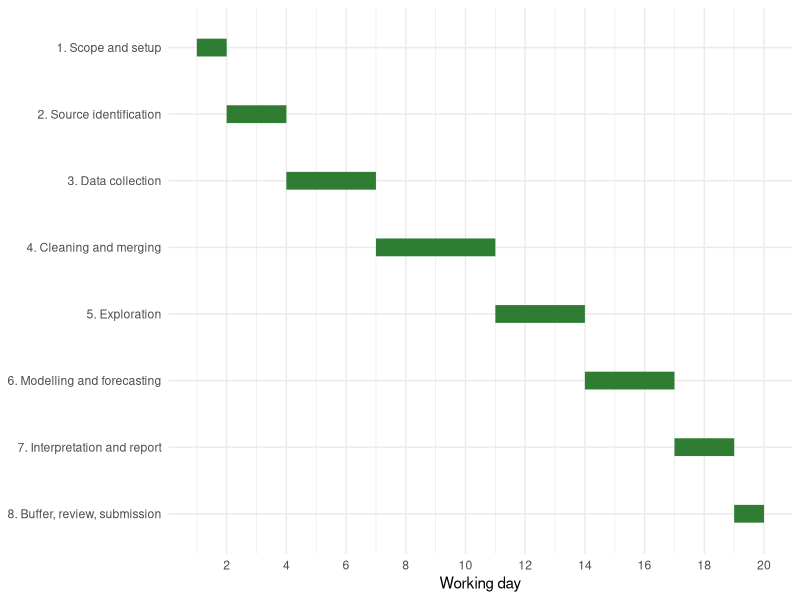

Write the R code that produced this figure.
## ---- chunk 1
knitr::opts_chunk$set(echo = FALSE, warning = FALSE, message = FALSE)
library(knitr)
library(ggplot2)
## ---- chunk 2
sources <- data.frame(
  Source = c(
    "FAOSTAT (FAO)",
    "Ministry of Agriculture & Farmers Welfare / Directorate of Economics and Statistics (India)",
    "Agmarknet (via data.gov.in)",
    "USDA Foreign Agricultural Service (PSD) and NASS",
    "World Bank Commodity Price Data (Pink Sheet) and World Development Indicators",
    "India Meteorological Department (IMD)",
    "NASA POWER / Open-Meteo",
    "FAO Fertilizer and input statistics; Fertiliser Association of India reports"
  ),
  Data = c(
    "Production, yield, area harvested, trade, producer prices by country",
    "State and district crop area, production, yield; minimum support prices",
    "Daily mandi (market) arrivals and modal, minimum and maximum prices",
    "Global supply and demand balances; US crop statistics for benchmarking",
    "Monthly global commodity prices; macro indicators",
    "Rainfall and temperature, monsoon summaries",
    "Gridded daily rainfall, temperature, solar radiation",
    "Fertilizer consumption and prices; resource use"
  ),
  Frequency = c("Annual", "Annual / seasonal", "Daily", "Monthly / annual", "Monthly / annual",
                "Daily / monthly", "Daily", "Annual"),
  Format = c("CSV, bulk download, API", "CSV, XLS, PDF reports", "CSV, API (key required)",
             "CSV, XLS", "XLS, CSV, API", "CSV, gridded files", "CSV, JSON API", "XLS, PDF"),
  Use = c("Yield and production trends", "Regional yield and production", "Price dynamics",
          "Global context", "Global price drivers", "Weather drivers", "Weather drivers",
          "Resource utilization")
)
kable(sources, caption = "Candidate public data sources")
## ---- chunk 3
m1 <- data.frame(
  Metric = c("Yield", "Area harvested", "Production", "Yield growth rate", "Yield variability"),
  Definition = c("Output per unit area (e.g., tonnes per hectare)",
                 "Land actually harvested (hectares)",
                 "Total output (tonnes)",
                 "Year-on-year or compound annual percentage change in yield",
                 "Coefficient of variation of yield over a rolling window"),
  `Why it matters` = c("Core measure of productivity",
                       "Shows expansion or contraction of cultivation",
                       "Drives market supply",
                       "Indicates technology and management improvement",
                       "Proxy for production risk"),
  check.names = FALSE
)
kable(m1, caption = "Crop production metrics")
## ---- chunk 4
m2 <- data.frame(
  Metric = c("Modal / average price", "Price spread (max - min)", "Month-on-month change",
             "Seasonal index", "Price volatility", "Price-to-MSP ratio", "Market arrivals"),
  Definition = c("Typical market price in a period",
                 "Range of prices within a market and period",
                 "Percentage change from previous month",
                 "Ratio of a month's average price to the annual average",
                 "Standard deviation of log returns over a rolling window",
                 "Market price divided by government minimum support price",
                 "Quantity brought to market"),
  `Why it matters` = c("Primary forecasting target",
                       "Indicates market uncertainty",
                       "Captures short-term momentum",
                       "Reveals harvest-time price lows and lean-season highs",
                       "Measures price risk",
                       "Shows whether support prices are binding",
                       "Supply signal that often leads prices"),
  check.names = FALSE
)
kable(m2, caption = "Pricing dynamics metrics")
## ---- chunk 5
m3 <- data.frame(
  Metric = c("Fertilizer use per hectare", "Irrigated area share", "Rainfall (seasonal total)",
             "Rainfall deviation from normal", "Temperature extremes", "Input cost index"),
  Definition = c("Fertilizer consumed divided by cropped area",
                 "Irrigated area divided by total cropped area",
                 "Total rainfall during the crop season",
                 "Percentage departure from the long-term average",
                 "Number of days above a heat threshold during key growth stages",
                 "Index combining fertilizer, fuel and labour cost proxies"),
  `Why it matters` = c("Intensity of input use",
                       "Reduces dependence on monsoon",
                       "Primary natural driver of yield",
                       "Flags drought or excess rain years",
                       "Heat stress reduces yield",
                       "Affects profitability and supply response"),
  check.names = FALSE
)
kable(m3, caption = "Resource utilization metrics")
## ---- chunk 6
tools <- data.frame(
  Purpose = c("Programming and reporting", "Data wrangling", "Visualization", "Time series forecasting",
              "Data access", "Documentation", "Version control", "Environment"),
  Tool = c("R and RStudio / Posit Cloud, R Markdown", "tidyverse (dplyr, tidyr, lubridate, readr)",
           "ggplot2", "forecast, tseries", "httr, jsonlite, readxl", "R Markdown, knitr (Word output)",
           "Git and GitHub", "renv or `sessionInfo()` recorded in the report")
)
kable(tools, caption = "Planned tools")
## ---- chunk 7
tl <- data.frame(
  Phase = c("1. Scope and setup", "2. Source identification", "3. Data collection",
            "4. Cleaning and merging", "5. Exploration", "6. Modelling and forecasting",
            "7. Interpretation and report", "8. Buffer, review, submission"),
  Task = c("Finalize crops, regions, questions; create project structure",
           "Evaluate sources; build data log",
           "Download files; call APIs; verify integrity",
           "Standardize, handle missing values, merge tables",
           "Summary statistics, trends, seasonality, correlations",
           "Baseline, regression and ARIMA models; validation",
           "Insights, recommendations, limitations, final write-up",
           "Proofreading, formatting, GitHub upload"),
  Start = c(1, 2, 4, 7, 11, 14, 17, 19),
  End   = c(2, 4, 7, 11, 14, 17, 19, 20),
  Milestone = c("Approved scope document", "Final source list with data log", "All raw data stored",
                "Clean merged dataset", "EDA charts and findings", "Validated forecasts",
                "Draft report complete", "Final submission")
)
display <- tl
display$Days <- paste0("Day ", tl$Start, " to Day ", tl$End)
kable(display[, c("Phase", "Task", "Days", "Milestone")], caption = "Project timeline with milestones")
## ---- chunk 8
tl$Phase <- factor(tl$Phase, levels = rev(tl$Phase))
ggplot(tl, aes(y = Phase)) +
  geom_segment(aes(x = Start, xend = End, yend = Phase), linewidth = 6, colour = "#2E7D32") +
  scale_x_continuous(breaks = seq(0, 20, 2)) +
  labs(x = "Working day", y = NULL) +
  theme_minimal(base_size = 11)
## ---- chunk 9
risks <- data.frame(
  Risk = c("Data unavailable or portal down", "Inconsistent units or definitions across sources",
           "Large gaps in price data", "Overfitting with limited history",
           "Structural breaks (policy changes, export bans, COVID-19)", "Time overrun"),
  Likelihood = c("Medium", "High", "Medium", "Medium", "High", "Medium"),
  Mitigation = c("Identify a backup source for every metric; keep local copies of raw files",
                 "Build unit and name lookup tables early; document every conversion",
                 "Limit to markets with consistent reporting; use short-gap interpolation only",
                 "Start with simple models; use rolling validation and a naive benchmark",
                 "Flag disruption periods; test models with and without them",
                 "Use the buffer days; cut optional extended models first")
)
kable(risks, caption = "Key risks and mitigation")
## ---- chunk 10
sessionInfo()
